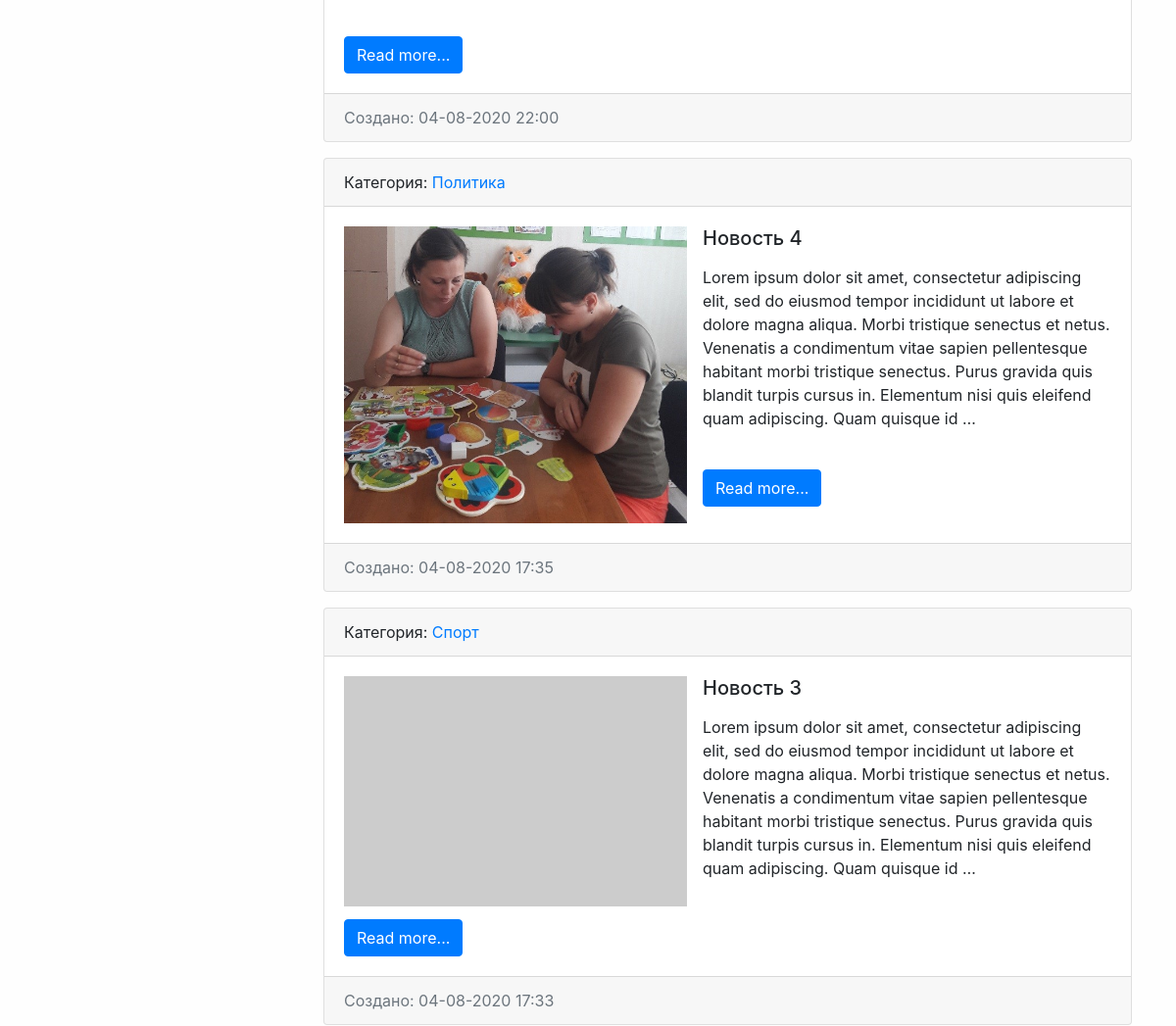
Before: / (middle part) with the older database file.
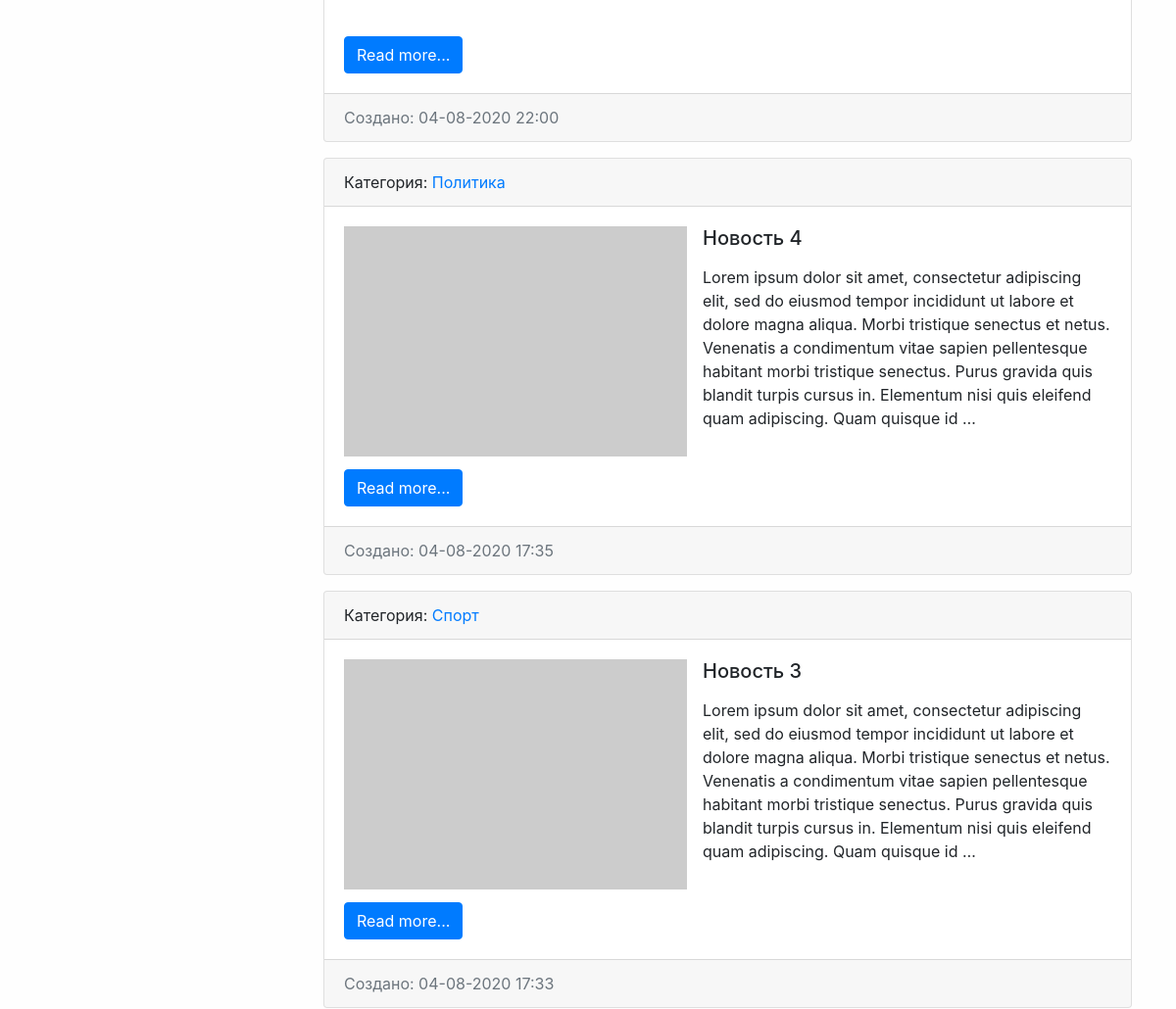
After: the same page with the newer database file.
### news/models.py (models this page shows, shortened)
class News(models.Model):
    objects = None
    title = models.CharField(max_length=255, verbose_name='Наименование')
    content = models.TextField(blank=True, verbose_name='Контент')
    created_at = models.DateTimeField(auto_now_add=True, verbose_name='Дата публикации')
    update_at = models.DateTimeField(auto_now=True, verbose_name='Дата обновления')
    photo = models.ImageField(upload_to='photos/%Y/%m/%d/', verbose_name='Фото', blank=True)
    is_published = models.BooleanField(default=True, verbose_name='Опубликовано')
    category = models.ForeignKey('Categories', on_delete=models.PROTECT, verbose_name='Категория')
    views = models.IntegerField(default=0)
    def get_absolute_url(self):
        return reverse('view_news', kwargs={"pk": self.pk})
    class Meta:
        verbose_name = 'Новость'
        verbose_name_plural = 'Новости'
        ordering = ['-created_at']

class Categories(models.Model):
    title = models.CharField(max_length=255, verbose_name='Наименование', db_index=True)
    def get_absolute_url(self):
        return reverse('category', kwargs={"category_id": self.pk})
    def __str__(self):
        return self.title
    class Meta:
        verbose_name = 'Категория'
        verbose_name_plural = 'Категории'
        ordering = ['title']

### news/views.py (the view)
# urls.py: path('', HomeNews.as_view(), name='home'),
class HomeNews(ListView):
    model = News
    template_name = 'news/home_news_list.html'
    context_object_name = 'news'
    def get_context_data(self, *, object_list=None, **kwargs):
        context = super(HomeNews, self).get_context_data(**kwargs)
        context['title'] = 'Главная страница'
        return context
    def get_queryset(self):
        return News.objects.filter(is_published=True).select_related('category')

### news/templatetags/news_tags.py (called while the page is built)
@register.inclusion_tag('news/list_categories.html')
def show_categories():
    categories = Categories.objects.annotate(cnt=Count('news')).filter(cnt__gt=0)
    return {"categories": categories, }

### news/templates/news/home_news_list.html (shortened to what this page needs)
{% extends 'base.html' %}
{% block content %}
    {% for item in news %}
        <div class="card mb-3">
            <div class="card-header">
                Категория: <a href="{{ item.category.get_absolute_url }}">{{ item.category }}</a>
            </div>
            <div class="card-body">
                {% if item.photo %}
                    <img src="{{ item.photo.url }}" alt="" width="350" class="mr-3 float-left">
                {% else %}
                    <img src="https://picsum.photos/seed/picsum/350/235" alt="" class="mr-3 float-left">
                {% endif %}
                <h5 class="card-title">{{ item.title }}</h5>
                <p class="card-text">{{ item.content|safe|linebreaks|truncatewords:50 }}</p>
                <br>
                <a href="{{ item.get_absolute_url }}" class="btn btn-primary">Read more...</a>
            </div>
            <div class="card-footer text-muted">
                Создано: {{ item.created_at|date:'d-m-Y H:i' }}
            </div>
        </div>
    {% endfor %}
{% endblock %}

Changed rows visible on the page:
changed News "Новость 4": photo: picture removed
